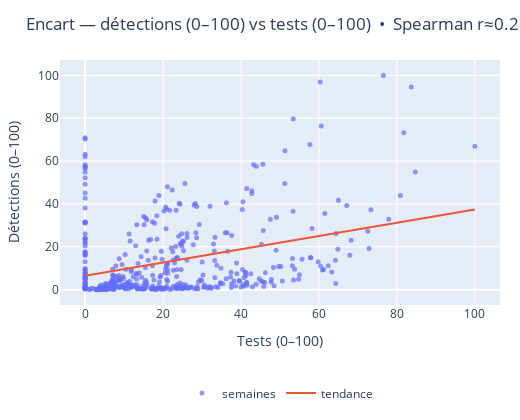
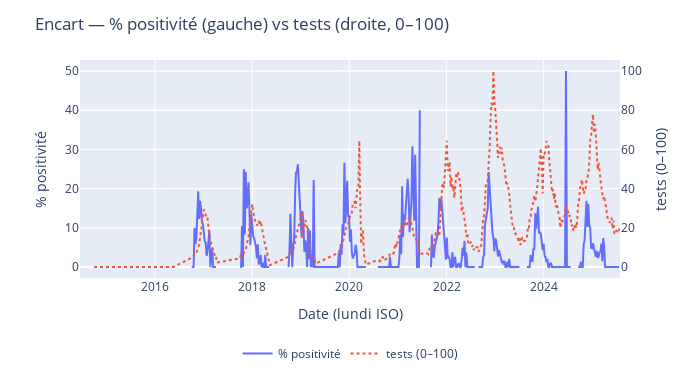

Here is the notebook cell these charts were saved with, in order:
### Markdown cell above
#### Encart — vérification “détections ≠ simple artefact de tests”
Comparaison **détections (0–100)** vs **tests (0–100)** et **% positivité**.  
Si les détections augmentent **au-delà** de ce qu’expliquerait le volume de tests, la structure saisonnière reflète une **vraie intensification** de la circulation (et non un artefact d’offre de tests).

### Code cell
# Fusion
to_merge = []
if not ser_long.empty:
    _long = ser_long[[date_col, "value"]].rename(columns={"value":"detections"})
    _long["detections_norm"] = minmax_0_100(_long["detections"])
    to_merge.append(_long[[date_col,"detections_norm"]])

if not ser_tests.empty:
    _tests = ser_tests[[date_col, "value"]].rename(columns={"value":"tests"})
    _tests["tests_norm"] = minmax_0_100(_tests["tests"])
    to_merge.append(_tests[[date_col,"tests_norm"]])

if not ser_pos.empty:
    _pos = ser_pos[[date_col, "value"]].rename(columns={"value":"positivity"})
    to_merge.append(_pos)

enc = None
for part in to_merge:
    enc = part if enc is None else enc.merge(part, on=date_col, how="outer")
enc = enc.sort_values(date_col).dropna(how="all")

# Scatter tests vs detections (norm.)
if enc is not None and {"tests_norm","detections_norm"}.issubset(enc.columns):
    ok = enc[["tests_norm","detections_norm"]].dropna()
    r = spearmanr(ok["tests_norm"], ok["detections_norm"]).correlation if len(ok)>3 else np.nan
    fig_encart = go.Figure()
    fig_encart.add_trace(go.Scatter(x=ok["tests_norm"], y=ok["detections_norm"],
                                    mode="markers", name="semaines", marker=dict(size=5, opacity=0.7)))
    if len(ok) > 2:
        m = np.polyfit(ok["tests_norm"], ok["detections_norm"], 1)
        xx = np.linspace(ok["tests_norm"].min(), ok["tests_norm"].max(), 50)
        fig_encart.add_trace(go.Scatter(x=xx, y=m[0]*xx+m[1], mode="lines", name="tendance"))
    fig_encart.update_layout(
        title=f"Encart — détections (0–100) vs tests (0–100)  •  Spearman r≈{r:.2f}",
        xaxis=dict(title="Tests (0–100)"), yaxis=dict(title="Détections (0–100)"),
        width=520, height=420, margin=dict(l=60, r=20, t=60, b=60),
        legend=dict(orientation="h", y=-0.3, x=0.5, xanchor="center")
    )
    fig_encart.show()
    try:
        fig_encart.write_image(OUT / "Encart_tests_vs_detections.png", scale=2)
        fig_encart.write_image(OUT / "Encart_tests_vs_detections.pdf")
    except Exception as e:
        print("Export encart scatter échoué:", e)

# Courbes mini : positivity vs tests
if enc is not None and "positivity" in enc.columns and "tests_norm" in enc.columns:
    fig_encart2 = go.Figure()
    fig_encart2.add_trace(go.Scatter(x=enc[date_col], y=enc["positivity"], mode="lines", name="% positivité"))
    fig_encart2.add_trace(go.Scatter(x=enc[date_col], y=enc["tests_norm"], mode="lines", name="tests (0–100)",
                                     yaxis="y2", line=dict(dash="dot")))
    fig_encart2.update_layout(
        title="Encart — % positivité (gauche) vs tests (droite, 0–100)",
        xaxis=dict(title="Date (lundi ISO)"),
        yaxis=dict(title="% positivité"),
        yaxis2=dict(title="tests (0–100)", overlaying="y", side="right"),
        width=700, height=380, margin=dict(l=80, r=80, t=60, b=60),
        legend=dict(orientation="h", y=-0.28, x=0.5, xanchor="center")
    )
    fig_encart2.show()
    try:
        fig_encart2.write_image(OUT / "Encart_pos_vs_tests.png", scale=2)
        fig_encart2.write_image(OUT / "Encart_pos_vs_tests.pdf")
    except Exception as e:
        print("Export encart lignes échoué:", e)

### Figure 1 — Plotly figure (JSON) as saved in the notebook; plotly's stock layout.template omitted (floating-point values rounded to 4 significant figures; data arrays with more than 128 entries replaced by an {"elided": "..."} marker saying what was removed)
{"data": [{"marker": {"opacity": 0.7, "size": 5}, "mode": "markers", "name": "semaines", "type": "scatter", "x": {"elided": "443 float values"}, "y": {"elided": "443 float values"}}, {"mode": "lines", "name": "tendance", "type": "scatter", "x": [0.0, 2.041, 4.082, 6.122, 8.163, 10.2, 12.24, 14.29, 16.33, 18.37, 20.41, 22.45, 24.49, 26.53, 28.57, 30.61, 32.65, 34.69, 36.73, 38.78, 40.82, 42.86, 44.9, 46.94, 48.98, 51.02, 53.06, 55.1, 57.14, 59.18, 61.22, 63.27, 65.31, 67.35, 69.39, 71.43, 73.47, 75.51, 77.55, 79.59, 81.63, 83.67, 85.71, 87.76, 89.8, 91.84, 93.88, 95.92, 97.96, 100.0], "y": [6.458, 7.09, 7.721, 8.352, 8.984, 9.615, 10.25, 10.88, 11.51, 12.14, 12.77, 13.4, 14.03, 14.67, 15.3, 15.93, 16.56, 17.19, 17.82, 18.45, 19.09, 19.72, 20.35, 20.98, 21.61, 22.24, 22.87, 23.51, 24.14, 24.77, 25.4, 26.03, 26.66, 27.29, 27.93, 28.56, 29.19, 29.82, 30.45, 31.08, 31.71, 32.35, 32.98, 33.61, 34.24, 34.87, 35.5, 36.13, 36.76, 37.4]}], "layout": {"height": 420, "legend": {"orientation": "h", "x": 0.5, "xanchor": "center", "y": -0.3}, "margin": {"b": 60, "l": 60, "r": 20, "t": 60}, "title": {"text": "Encart — détections (0–100) vs tests (0–100)  •  Spearman r≈0.28"}, "width": 520, "xaxis": {"title": {"text": "Tests (0–100)"}}, "yaxis": {"title": {"text": "Détections (0–100)"}}}}

### Figure 2 — Plotly figure (JSON) as saved in the notebook; plotly's stock layout.template omitted (floating-point values rounded to 4 significant figures; data arrays with more than 128 entries replaced by an {"elided": "..."} marker saying what was removed)
{"data": [{"mode": "lines", "name": "% positivité", "type": "scatter", "x": {"elided": "446 str values"}, "y": {"elided": "446 float values"}}, {"line": {"dash": "dot"}, "mode": "lines", "name": "tests (0–100)", "type": "scatter", "x": {"elided": "446 str values"}, "y": {"elided": "446 float values"}, "yaxis": "y2"}], "layout": {"height": 380, "legend": {"orientation": "h", "x": 0.5, "xanchor": "center", "y": -0.28}, "margin": {"b": 60, "l": 80, "r": 80, "t": 60}, "title": {"text": "Encart — % positivité (gauche) vs tests (droite, 0–100)"}, "width": 700, "xaxis": {"title": {"text": "Date (lundi ISO)"}}, "yaxis": {"title": {"text": "% positivité"}}, "yaxis2": {"overlaying": "y", "side": "right", "title": {"text": "tests (0–100)"}}}}
